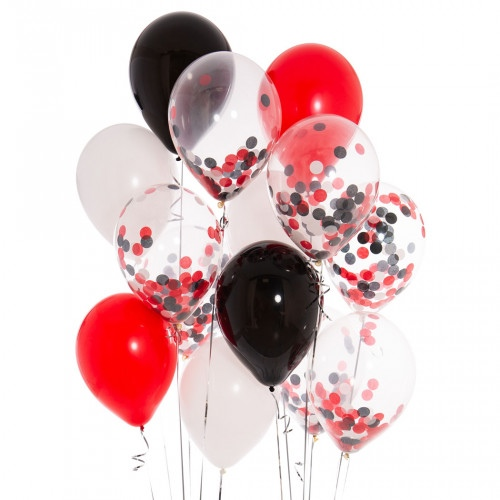
#> input picture lab5/balloons.jpg, 500 x 500 px, found by its file name
$ jupyter execute Lab_5.ipynb
#> lines starting #> are read from the running program, lines starting #| are printed output that depends on the picture; after the words box and inside, x2 and y2 are one past the last pixel; in counts of white or black regions, pixels touching at a corner belong together
[cell 1]
import cv2 as cv
import matplotlib.pyplot as plt
import numpy as np
from matplotlib import colors
from matplotlib.colors import hsv_to_rgb

Самостоятельное задание. Сделать цветовую сегментацию выданного изображения. Пороги для цветовой сегментации подобрать в ручную, используя преобразование изображения в формат LAB.

[cell 2]
# Загрузка изображения
image = cv.imread('/content/drive/MyDrive/DigitalImageProcessing/balloons.jpg')
#> image is the input picture: shape (500, 500, 3); mean B, G, R 203.7, 202.4, 226.9

# Преобразование изображения в цветовое пространство Lab

lab_image = cv.cvtColor(image, cv.COLOR_BGR2LAB)
#> lab_image: shape (500, 500, 3); mean of channels 0, 1, 2 214, 136.7, 132.9
rgb_image = cv.cvtColor(image, cv.COLOR_BGR2RGB)

def segmentate(l_h, l_s, l_v, h_h, h_s, h_v):
    lower_threshold = np.array([l_h,l_s,l_v])
    upper_threshold = np.array([h_h,h_s,h_v])
    lo_square = np.full((10, 10, 3), lower_threshold, dtype=np.uint8) / 255.0
    do_square = np.full((10, 10, 3), upper_threshold, dtype=np.uint8) / 255.0

    mask = cv.inRange(lab_image, lower_threshold, upper_threshold)

    result = cv.bitwise_and(rgb_image, rgb_image, mask=mask)
    kernel = cv.getStructuringElement(cv.MORPH_ELLIPSE, (10,10))

    plt.figure(figsize=(15,20))
    plt.subplot(1, 3, 1)
    plt.imshow(rgb_image)
    plt.subplot(1, 3, 2)
    plt.imshow(mask)
    plt.subplot(1, 3, 3)
    plt.imshow(result)
    plt.show()

[cell 3]
plt.imshow( lab_image)

[cell 4]
from ipywidgets import interact, interactive, fixed, interact_manual
import ipywidgets as widgets

[cell 5]
lower = np.array([0,0,0])
upper = np.array([50,148,148])

lo_square = np.full((10, 10, 3), lower, dtype=np.uint8) / 255.0
do_square = np.full((10, 10, 3), upper, dtype=np.uint8) / 255.0

[cell 6]
mask = cv.inRange(lab_image, lower, upper)
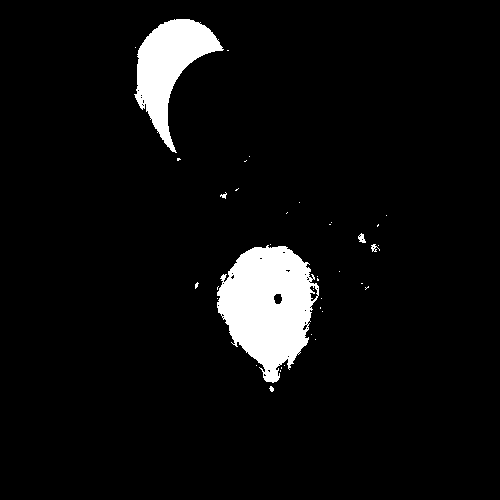
#> mask: shape (500, 500); 5.7% white; 38 white regions (32 under 20 px), largest, box (x1, y1, x2, y2) and area: (217, 245, 319, 383) 9024, (134, 19, 224, 153) 5021, (358, 233, 366, 243) 47, (371, 244, 380, 252) 35, (220, 192, 227, 199) 23, (269, 386, 274, 392) 20

result = cv.bitwise_and(rgb_image, rgb_image, mask=mask)
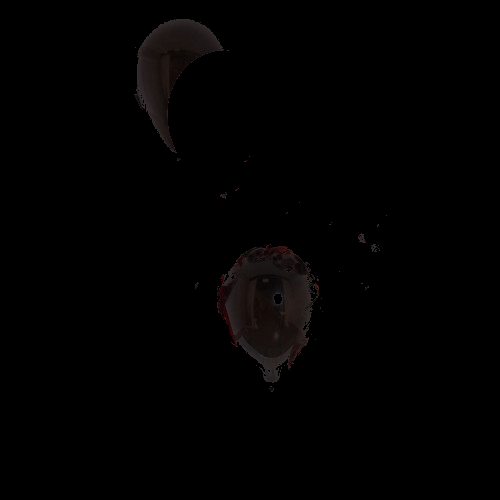
#> result: shape (500, 500, 3); mean R, G, B 1.8, 1.3, 1.3

plt.figure(figsize=(15,20))
plt.subplot(1, 3, 1)
plt.imshow(rgb_image)
plt.subplot(1, 3, 2)
plt.imshow(mask)
plt.subplot(1, 3, 3)
plt.imshow(result)
plt.show()
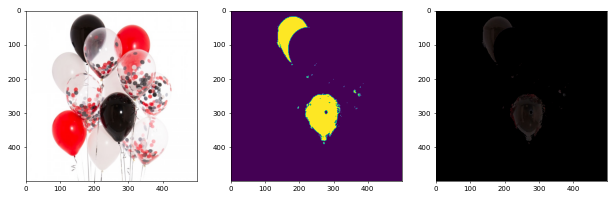
#> figure drawn by matplotlib, 3 panels
